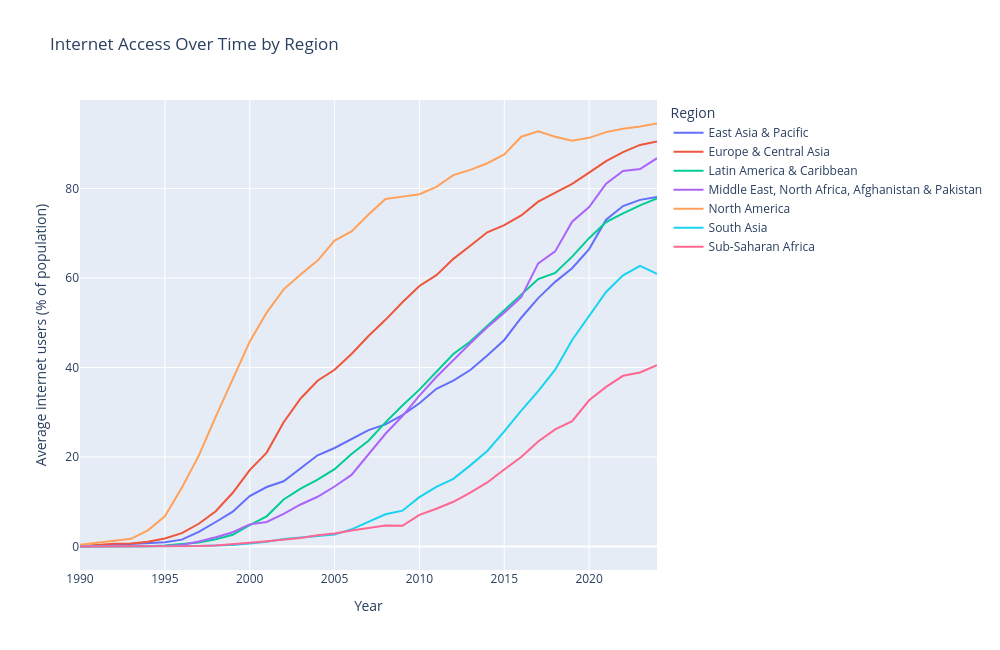

The notebook cell this image was saved under:
### Code cell
# Interactive map (Internet Access)
fig_map = px.choropleth(
    happiness_internet,
    locations="id",
    color="internet_users_pct",
    hover_name="name",
    hover_data={
        "internet_users_pct": ":.1f",
        "gdp_per_capita": ":,.0f",
        "happiness_score": ":.2f"
    },
    labels={
        "internet_users_pct": "Internet users (% of population)",
        "gdp_per_capita": "GDP per capita (USD)",
        "happiness_score": "Happiness score"
    },
    color_continuous_scale="Plasma",
    title="Global Internet Users (2024)"
)

fig_map.show()

# Increase the width of the plot
fig_time.update_layout(
    width=1000,
    height=650,
    margin=dict(l=80, r=250, t=100, b=80),
    autosize=False
)

#  This creates an HTML file with my chart
# pio.write_html(fig_map, file="internet_access_map_interactive.html", auto_open=False, include_plotlyjs="cdn")

### Figure 1 — Plotly figure (JSON) as saved in the notebook; plotly's stock layout.template omitted (floating-point values rounded to 4 significant figures)
{"data": [{"hovertemplate": "Region=East Asia & Pacific<br>Year=%{x}<br>Average internet users (% of population)=%{y}<extra></extra>", "legendgroup": "East Asia & Pacific", "line": {"color": "#636efa", "dash": "solid"}, "marker": {"symbol": "circle"}, "mode": "lines", "name": "East Asia & Pacific", "orientation": "v", "showlegend": true, "type": "scatter", "x": [1990, 1991, 1992, 1993, 1994, 1995, 1996, 1997, 1998, 1999, 2000, 2001, 2002, 2003, 2004, 2005, 2006, 2007, 2008, 2009, 2010, 2011, 2012, 2013, 2014, 2015, 2016, 2017, 2018, 2019, 2020, 2021, 2022, 2023, 2024], "xaxis": "x", "y": [0.01905, 0.2099, 0.3971, 0.4901, 0.7623, 0.9417, 1.532, 3.257, 5.477, 7.781, 11.28, 13.29, 14.57, 17.48, 20.38, 22.02, 24.07, 26.01, 27.28, 29.35, 31.99, 35.24, 37.06, 39.43, 42.69, 46.16, 51.12, 55.5, 59.14, 62.18, 66.47, 73.01, 76.09, 77.46, 78.09], "yaxis": "y"}, {"hovertemplate": "Region=Europe & Central Asia<br>Year=%{x}<br>Average internet users (% of population)=%{y}<extra></extra>", "legendgroup": "Europe & Central Asia", "line": {"color": "#EF553B", "dash": "solid"}, "marker": {"symbol": "circle"}, "mode": "lines", "name": "Europe & Central Asia", "orientation": "v", "showlegend": true, "type": "scatter", "x": [1990, 1991, 1992, 1993, 1994, 1995, 1996, 1997, 1998, 1999, 2000, 2001, 2002, 2003, 2004, 2005, 2006, 2007, 2008, 2009, 2010, 2011, 2012, 2013, 2014, 2015, 2016, 2017, 2018, 2019, 2020, 2021, 2022, 2023, 2024], "xaxis": "x", "y": [0.06556, 0.3946, 0.602, 0.6579, 1.067, 1.789, 2.971, 5.084, 7.87, 12.01, 17.08, 20.99, 27.76, 33.08, 37.03, 39.48, 43.02, 47.05, 50.65, 54.59, 58.23, 60.65, 64.27, 67.21, 70.22, 71.79, 73.97, 77.06, 79.05, 81.04, 83.54, 86.11, 88.12, 89.73, 90.49], "yaxis": "y"}, {"hovertemplate": "Region=Latin America & Caribbean <br>Year=%{x}<br>Average internet users (% of population)=%{y}<extra></extra>", "legendgroup": "Latin America & Caribbean ", "line": {"color": "#00cc96", "dash": "solid"}, "marker": {"symbol": "circle"}, "mode": "lines", "name": "Latin America & Caribbean ", "orientation": "v", "showlegend": true, "type": "scatter", "x": [1990, 1991, 1992, 1993, 1994, 1995, 1996, 1997, 1998, 1999, 2000, 2001, 2002, 2003, 2004, 2005, 2006, 2007, 2008, 2009, 2010, 2011, 2012, 2013, 2014, 2015, 2016, 2017, 2018, 2019, 2020, 2021, 2022, 2023, 2024], "xaxis": "x", "y": [0, 0.003057, 0.011, 0.03682, 0.05993, 0.2303, 0.5894, 0.8671, 1.616, 2.627, 4.763, 6.746, 10.52, 12.95, 14.95, 17.29, 20.65, 23.65, 27.74, 31.52, 35.05, 39.09, 43.03, 45.81, 49.33, 52.84, 56.28, 59.75, 61.15, 64.77, 68.9, 72.48, 74.46, 76.25, 77.78], "yaxis": "y"}, {"hovertemplate": "Region=Middle East, North Africa, Afghanistan & Pakistan<br>Year=%{x}<br>Average internet users (% of population)=%{y}<extra></extra>", "legendgroup": "Middle East, North Africa, Afghanistan & Pakistan", "line": {"color": "#ab63fa", "dash": "solid"}, "marker": {"symbol": "circle"}, "mode": "lines", "name": "Middle East, North Africa, Afghanistan & Pakistan", "orientation": "v", "showlegend": true, "type": "scatter", "x": [1990, 1991, 1992, 1993, 1994, 1995, 1996, 1997, 1998, 1999, 2000, 2001, 2002, 2003, 2004, 2005, 2006, 2007, 2008, 2009, 2010, 2011, 2012, 2013, 2014, 2015, 2016, 2017, 2018, 2019, 2020, 2021, 2022, 2023, 2024], "xaxis": "x", "y": [0.005286, 0.1075, 0.1555, 0.1228, 0.1055, 0.1277, 0.3465, 1.117, 2.065, 3.183, 4.947, 5.496, 7.3, 9.389, 11.11, 13.41, 16.0, 20.58, 25.19, 29.16, 33.73, 37.88, 41.68, 45.41, 48.99, 52.24, 55.73, 63.28, 65.94, 72.57, 75.85, 81.09, 83.93, 84.35, 86.77], "yaxis": "y"}, {"hovertemplate": "Region=North America<br>Year=%{x}<br>Average internet users (% of population)=%{y}<extra></extra>", "legendgroup": "North America", "line": {"color": "#FFA15A", "dash": "solid"}, "marker": {"symbol": "circle"}, "mode": "lines", "name": "North America", "orientation": "v", "showlegend": true, "type": "scatter", "x": [1990, 1991, 1992, 1993, 1994, 1995, 1996, 1997, 1998, 1999, 2000, 2001, 2002, 2003, 2004, 2005, 2006, 2007, 2008, 2009, 2010, 2011, 2012, 2013, 2014, 2015, 2016, 2017, 2018, 2019, 2020, 2021, 2022, 2023, 2024], "xaxis": "x", "y": [0.382, 0.865, 1.318, 1.725, 3.62, 6.747, 13.12, 20.3, 29.03, 37.3, 45.78, 52.26, 57.47, 60.81, 63.9, 68.36, 70.41, 74.18, 77.67, 78.18, 78.73, 80.36, 83.0, 84.17, 85.64, 87.63, 91.57, 92.78, 91.57, 90.67, 91.32, 92.6, 93.36, 93.84, 94.52], "yaxis": "y"}, {"hovertemplate": "Region=South Asia<br>Year=%{x}<br>Average internet users (% of population)=%{y}<extra></extra>", "legendgroup": "South Asia", "line": {"color": "#19d3f3", "dash": "solid"}, "marker": {"symbol": "circle"}, "mode": "lines", "name": "South Asia", "orientation": "v", "showlegend": true, "type": "scatter", "x": [1990, 1991, 1992, 1993, 1994, 1995, 1996, 1997, 1998, 1999, 2000, 2001, 2002, 2003, 2004, 2005, 2006, 2007, 2008, 2009, 2010, 2011, 2012, 2013, 2014, 2015, 2016, 2017, 2018, 2019, 2020, 2021, 2022, 2023, 2024], "xaxis": "x", "y": [0, 0, 3.7e-05, 7.267e-05, 0.00096, 0.008151, 0.08308, 0.1129, 0.2146, 0.3437, 0.6759, 1.051, 1.677, 2.018, 2.303, 2.661, 3.84, 5.543, 7.197, 8.005, 11.03, 13.32, 15.13, 18.13, 21.35, 25.73, 30.38, 34.73, 39.5, 46.15, 51.44, 56.87, 60.59, 62.72, 60.9], "yaxis": "y"}, {"hovertemplate": "Region=Sub-Saharan Africa <br>Year=%{x}<br>Average internet users (% of population)=%{y}<extra></extra>", "legendgroup": "Sub-Saharan Africa ", "line": {"color": "#FF6692", "dash": "solid"}, "marker": {"symbol": "circle"}, "mode": "lines", "name": "Sub-Saharan Africa ", "orientation": "v", "showlegend": true, "type": "scatter", "x": [1990, 1991, 1992, 1993, 1994, 1995, 1996, 1997, 1998, 1999, 2000, 2001, 2002, 2003, 2004, 2005, 2006, 2007, 2008, 2009, 2010, 2011, 2012, 2013, 2014, 2015, 2016, 2017, 2018, 2019, 2020, 2021, 2022, 2023, 2024], "xaxis": "x", "y": [0, 0.003325, 0.01297, 0.0228, 0.02841, 0.03899, 0.0554, 0.1044, 0.2438, 0.4872, 0.8498, 1.151, 1.478, 1.893, 2.531, 2.92, 3.567, 4.11, 4.7, 4.63, 7.075, 8.438, 9.989, 12.05, 14.32, 17.2, 20.01, 23.47, 26.17, 28.0, 32.66, 35.66, 38.15, 38.89, 40.5], "yaxis": "y"}], "layout": {"autosize": false, "height": 650, "legend": {"title": {"text": "Region"}, "tracegroupgap": 0}, "margin": {"b": 80, "l": 80, "r": 250, "t": 100}, "title": {"text": "Internet Access Over Time by Region"}, "width": 1000, "xaxis": {"anchor": "y", "domain": [0, 1], "title": {"text": "Year"}}, "yaxis": {"anchor": "x", "domain": [0, 1], "title": {"text": "Average internet users (% of population)"}}}}
